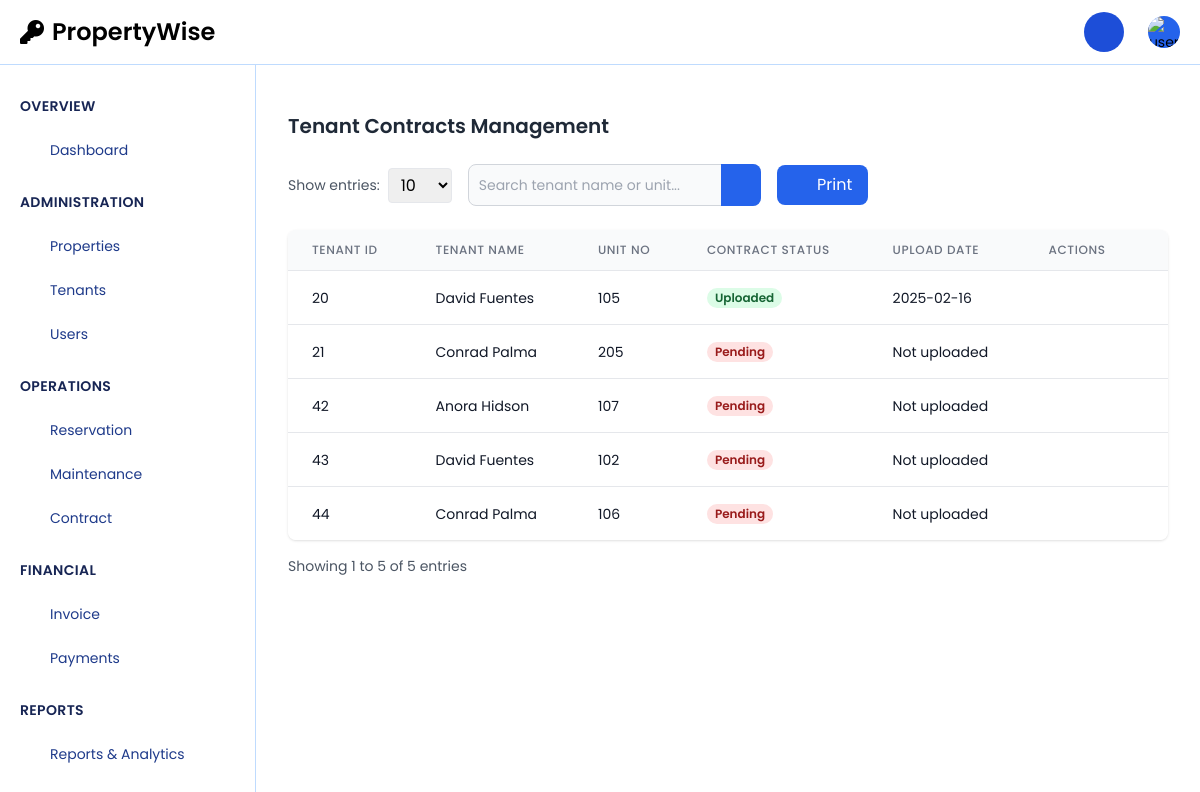
Page /admin/contractAdmin.php (signed in) on the committed database.
### tables this page shows
CREATE TABLE `tenants` (
  `tenant_id` int(11) NOT NULL,
  `user_id` int(11) NOT NULL,
  `unit_rented` varchar(255) NOT NULL,
  `rent_from` date NOT NULL,
  `rent_until` date NOT NULL,
  `monthly_rate` decimal(10,2) NOT NULL,
  `outstanding_balance` decimal(10,2) NOT NULL,
  `registration_date` date NOT NULL,
  `created_at` timestamp NOT NULL DEFAULT current_timestamp(),
  `updated_at` timestamp NOT NULL DEFAULT current_timestamp() ON UPDATE current_timestamp(),
  `downpayment_amount` decimal(10,2) NOT NULL DEFAULT 0.00,
  `payable_months` int(11) DEFAULT 0,
  `status` enum('active','archived') DEFAULT 'active',
  `contract_file` varchar(255) DEFAULT NULL,
  `contract_upload_date` datetime DEFAULT NULL
);

CREATE TABLE `users` (
  `user_id` int(11) NOT NULL,
  `name` varchar(100) NOT NULL,
  `email` varchar(100) NOT NULL,
  `password` varchar(255) NOT NULL,
  `profile_image` varchar(255) DEFAULT NULL,
  `role` enum('Admin','User') NOT NULL,
  `OTP` varchar(6) DEFAULT NULL,
  `OTP_used` tinyint(1) DEFAULT 0,
  `OTP_expiration` datetime DEFAULT NULL,
  `token` varchar(255) DEFAULT NULL,
  `is_verified` tinyint(1) DEFAULT 0,
  `created_at` timestamp NOT NULL DEFAULT current_timestamp(),
  `updated_at` timestamp NOT NULL DEFAULT current_timestamp() ON UPDATE current_timestamp(),
  `phone` varchar(15) DEFAULT NULL,
  `ResetToken` varchar(64) DEFAULT NULL,
  `login_attempts` int(11) DEFAULT 0,
  `last_attempt` timestamp NULL DEFAULT NULL,
  `status` enum('active','inactive') DEFAULT 'inactive'
);

CREATE TABLE `property` (
  `unit_id` int(11) NOT NULL,
  `unit_no` varchar(50) NOT NULL,
  `unit_type` varchar(50) NOT NULL,
  `square_meter` decimal(10,2) NOT NULL,
  `monthly_rent` decimal(10,2) NOT NULL,
  `images` text DEFAULT NULL,
  `status` enum('Available','Occupied','Maintenance','Reserved') DEFAULT 'Available',
  `position` varchar(20) DEFAULT 'active'
);

### admin/contractAdmin.php (the view, shortened to what this page needs)
<?php
require '../session/db.php';
$entriesPerPage = isset($_GET['entries']) ? (int)$_GET['entries'] : 10;
$page = isset($_GET['page']) ? (int)$_GET['page']: 1;
$offset = ($page - 1) * $entriesPerPage;
$totalQuery = "SELECT COUNT(*) as total FROM tenants t WHERE t.status = 'active'";
$totalResult = $conn->query($totalQuery);
$totalRows = $totalResult->fetch_assoc()['total'];
$query = "SELECT t.tenant_id, t.user_id, u.name AS tenant_name, p.unit_no,
          COALESCE(t.contract_file, '') as contract_file,
          t.contract_upload_date
          FROM tenants t
          JOIN users u ON t.user_id = u.user_id
          JOIN property p ON t.unit_rented = p.unit_id
          WHERE t.status = 'active'
          LIMIT ? OFFSET ?";
$stmt = $conn->prepare($query);
$stmt->bind_param('ii', $entriesPerPage, $offset);
$stmt->execute();
$result = $stmt->get_result();
?>
<!DOCTYPE html>
<html lang="en">
<head>
    <script src="https://cdn.tailwindcss.com"></script>
    <link rel="stylesheet" href="https://cdnjs.cloudflare.com/ajax/libs/font-awesome/5.15.4/css/all.min.css">
    <link rel="stylesheet" href="https://cdn.jsdelivr.net/npm/toastify-js/src/toastify.min.css">
</head>
<body>
<?php include('navbarAdmin.php'); ?>
<?php include('sidebarAdmin.php'); ?>
<div class="sm:ml-64 p-8 mt-20 mx-auto">
    <h1 class="text-xl font-semibold text-gray-800 mb-6">Tenant Contracts Management</h1>
    <div class="flex flex-wrap items-center gap-4 mb-6">
        <div class="flex items-center gap-2">
            <label class="text-sm text-gray-600">Show entries:</label>
            <select id="entriesPerPage" class="border rounded px-2 py-1" onchange="changeEntries(this.value)">
                <option value="10" <?php echo $entriesPerPage == 10 ? 'selected' : ''; ?>>10</option>
            </select>
        </div>
        <div class="relative w-full sm:w-1/3">
            <input type="text" id="searchInput" placeholder="Search tenant name or unit..."
                   class="w-full p-2.5 text-sm text-gray-900 bg-gray-50 rounded-lg border border-gray-300">
            <button class="absolute right-0 top-0 h-full px-3 bg-blue-600 text-white rounded-r-lg">
                <svg data-feather="search" class="w-4 h-4"></svg>
            </button>
        </div>
        <button id="printButton" class="px-4 py-2 bg-blue-600 text-white rounded-lg flex items-center gap-2">
            <svg data-feather="printer" class="w-4 h-4"></svg>
            Print
        </button>
    </div>
    <div class="overflow-x-auto bg-white rounded-lg shadow print-section">
        <table class="min-w-full divide-y divide-gray-200">
            <thead class="bg-gray-50">
                <tr>
                    <th class="px-6 py-3 text-left text-xs font-medium text-gray-500 uppercase tracking-wider">Tenant ID</th>
                    <th class="px-6 py-3 text-left text-xs font-medium text-gray-500 uppercase tracking-wider">Tenant Name</th>
                    <th class="px-6 py-3 text-left text-xs font-medium text-gray-500 uppercase tracking-wider">Unit No</th>
                    <th class="px-6 py-3 text-left text-xs font-medium text-gray-500 uppercase tracking-wider">Contract Status</th>
                    <th class="px-6 py-3 text-left text-xs font-medium text-gray-500 uppercase tracking-wider">Upload Date</th>
                    <th class="px-6 py-3 text-left text-xs font-medium text-gray-500 uppercase tracking-wider">Actions</th>
                </tr>
            </thead>
            <tbody class="bg-white divide-y divide-gray-200">
                <?php while($row = $result->fetch_assoc()): ?>
                <tr class="hover:bg-gray-50">
                    <td class="px-6 py-4 whitespace-nowrap text-sm text-gray-900"><?php echo $row['tenant_id']; ?></td>
                    <td class="px-6 py-4 whitespace-nowrap text-sm text-gray-900"><?php echo htmlspecialchars($row['tenant_name']); ?></td>
                    <td class="px-6 py-4 whitespace-nowrap text-sm text-gray-900"><?php echo htmlspecialchars($row['unit_no']); ?></td>
                    <td class="px-6 py-4 whitespace-nowrap text-sm">
                        <?php if($row['contract_file']): ?>
                            <span class="px-2 inline-flex text-xs leading-5 font-semibold rounded-full bg-green-100 text-green-800">
                                Uploaded
                            </span>
                        <?php else: ?>
                            <span class="px-2 inline-flex text-xs leading-5 font-semibold rounded-full bg-red-100 text-red-800">
                                Pending
                            </span>
                        <?php endif; ?>
                    </td>
                    <td class="px-6 py-4 whitespace-nowrap text-sm text-gray-900">
                        <?php echo $row['contract_upload_date'] ? date('Y-m-d', strtotime($row['contract_upload_date'])) : 'Not uploaded'; ?>
                    </td>
                    <td class="px-6 py-4 whitespace-nowrap text-sm font-medium">
                        <div class="flex items-center gap-3">
                            <?php if($row['contract_file']): ?>
                                <a href="<?php echo '../' . htmlspecialchars($row['contract_file']); ?>"
                                   class="text-blue-600 hover:text-blue-900" target="_blank">
                                    <svg data-feather="eye" class="w-5 h-5"></svg>
                                </a>
                            <?php endif; ?>
                            <label class="cursor-pointer text-indigo-600 hover:text-indigo-900">
                                <svg data-feather="upload" class="w-5 h-5"></svg>
                            </label>
                            <?php if($row['contract_file']): ?>
                                <button onclick="deleteContract(<?php echo $row['tenant_id']; ?>)"
                                        class="text-red-600 hover:text-red-900">
                                    <svg data-feather="trash-2" class="w-5 h-5"></svg>
                                </button>
                            <?php endif; ?>
                        </div>
                    </td>
                </tr>
                <?php endwhile; ?>
            </tbody>
        </table>
    </div>
    <div class="mt-4 flex items-center justify-between">
        <div class="text-sm text-gray-600">
            Showing <?php echo $offset + 1; ?> to <?php echo min($offset + $entriesPerPage, $totalRows); ?> of <?php echo $totalRows; ?> entries
        </div>
    </div>
</div>
</body>
</html>

### admin/contractAdmin.php (style rules this page uses)
body { font-family: 'Poppins', sans-serif; }

### admin/sidebarAdmin.php (style rules this page uses)
body { font-family: 'Poppins', sans-serif; }

### rows in the picture
tenants: tenant_id "20", user.name "David Fuentes", property.unit_no "105", shows "Uploaded", contract_upload_date "2025-02-16"
tenants: tenant_id "21", user.name "Conrad Palma", property.unit_no "205", shows "Pending", shows "Not uploaded"
tenants: tenant_id "42", user.name "Anora Hidson", property.unit_no "107", shows "Pending", shows "Not uploaded"
tenants: tenant_id "43", user.name "David Fuentes", property.unit_no "102", shows "Pending", shows "Not uploaded"
tenants: tenant_id "44", user.name "Conrad Palma", property.unit_no "106", shows "Pending", shows "Not uploaded"

### other values in the picture
$offset + 1 "1"
min($offset + $entriesPerPage, $totalRows) "5"
$totalRows "5"
